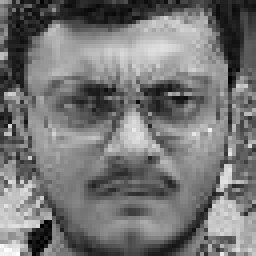
#> input picture testImage.jpg, 64 x 64 px (shown 4 times larger)
$ python 'Karhunen-Loève Transform.py'   (Python 2 division)   (older library calls are emulated)
#> lines starting #> are read from the running program, lines starting #| are printed output that depends on the picture
# -*- coding: utf-8 -*-
"""
Created on Thu Mar 16 20:22:51 2017

@author: temp
"""
from scipy.misc import imread
import numpy as np
import matplotlib.pylab as plt
image = imread(r'testImage.jpg')
#> image is the input picture: shape (64, 64); min 0, max 255, mean 117
blocksByTwo = np.reshape(image, (2,np.size(image)/2), order = 'F')
blocksByTwo_subMean = blocksByTwo.T - np.mean(blocksByTwo, axis = 1)
#> blocksByTwo_subMean = 2048 pairs, first value -116.3 to 136.7, second value -117.7 to 137.3
corMatOfBlockByTwo = np.dot(blocksByTwo_subMean.T,blocksByTwo_subMean)
#> corMatOfBlockByTwo = [[5609065.5, 4623371.5], [4623371.5, 5651016.4]]
#%%
plt.plot(blocksByTwo[0,:], blocksByTwo[1,:], '.')
alfa = 45*np.pi/180
rotationMat = np.array([[np.cos(alfa), -np.sin(alfa)],[np.sin(alfa), np.cos(alfa)]])
rotatedBlocksByTwo = np.dot(rotationMat.T,blocksByTwo)
plt.plot(rotatedBlocksByTwo[0,:], rotatedBlocksByTwo[1,:], '.')
rotatedblocksByTwo_subMean = rotatedBlocksByTwo.T - np.mean(rotatedBlocksByTwo, axis = 1)
#> rotatedblocksByTwo_subMean = 2048 pairs, first value -152.7 to 184.6, second value -134 to 132.6
corMatOfRotatedBlockByTwo = np.dot(rotatedblocksByTwo_subMean.T,rotatedblocksByTwo_subMean)
#> corMatOfRotatedBlockByTwo = [[10253412.4, 20975.5], [20975.5, 1006669.5]]
#%%
image_rotated = np.reshape(rotatedBlocksByTwo,(image.shape[0],image.shape[1]))
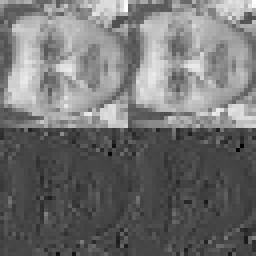
#> image_rotated: shape (64, 64) float64 (shown 4 times larger); min -132.9, max 350, mean 83.2; drawn with min black and max white
plt.matshow(image_rotated,cmap = 'gray')
plt.figure()
plt.matshow(image, cmap='gray')
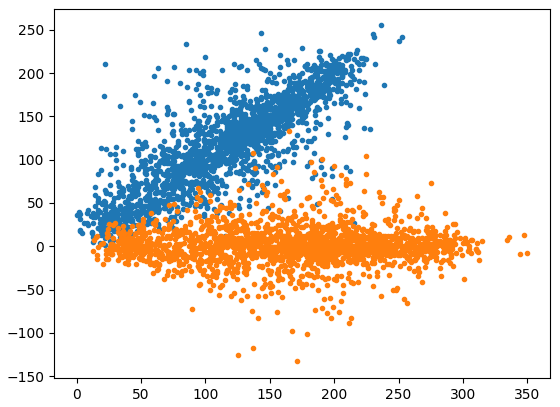
#> figure drawn by matplotlib, 1 panel
